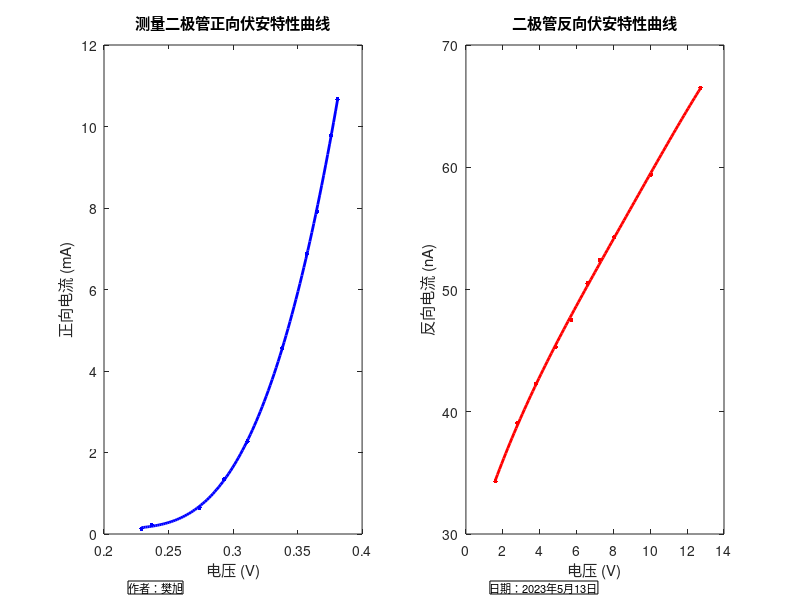

Here is the MATLAB script that generated this plot:
% 第一组数据（正向）
x1 = [0.229, 0.237, 0.274, 0.293, 0.311, 0.338, 0.357, 0.365, 0.376, 0.381];
y1 = [0.13, 0.23, 0.65, 1.34, 2.27, 4.56, 6.87, 7.91, 9.78, 10.67];

% 第二组数据（反向）
x2 = [1.6, 2.79, 3.79, 4.88, 5.72, 6.6, 7.26, 8.05, 10.03, 12.73];
y2 = [34.3, 39.1, 42.3, 45.3, 47.5, 50.5, 52.4, 54.3, 59.4, 66.5];

% 多项式拟合（正向）
degree1 = 4; % 拟合多项式的阶数
p1 = polyfit(x1, y1, degree1); % 第一组数据拟合
x_fit1 = linspace(min(x1), max(x1), 100); % 生成拟合曲线上的点
y_fit1 = polyval(p1, x_fit1); % 计算拟合曲线上的值

% 多项式拟合（反向）
degree2 = 4; % 拟合多项式的阶数
p2 = polyfit(x2, y2, degree2); % 第二组数据拟合
x_fit2 = linspace(min(x2), max(x2), 100); % 生成拟合曲线上的点
y_fit2 = polyval(p2, x_fit2); % 计算拟合曲线上的值

% 绘制函数图像和拟合曲线
figure;

% 第一组数据（正向）
subplot(1, 2, 1);
plot(x1, y1, 'b.', 'MarkerSize', 10);
hold on;
plot(x_fit1, y_fit1, 'b-', 'LineWidth', 2);
xlabel('电压 (V)');
ylabel('正向电流 (mA)');
title('测量二极管正向伏安特性曲线');
hold off;

% 第二组数据（反向）
subplot(1, 2, 2);
plot(x2, y2, 'r.', 'MarkerSize', 10);
hold on;
plot(x_fit2, y_fit2, 'r-', 'LineWidth', 2);
xlabel('电压 (V)');
ylabel('反向电流 (nA)');
title('二极管反向伏安特性曲线');
hold off;
% 获取图像的坐标范围
ax1 = subplot(1, 2, 1);
ax2 = subplot(1, 2, 2);
pos1 = get(ax1, 'Position');
pos2 = get(ax2, 'Position');

% 图像作者和日期信息
annotation('textbox', [pos1(1)+0.03, pos1(2)-0.1, 0.10, 0.05], 'String', '作者：樊旭', 'FontSize', 8);
annotation('textbox', [pos2(1)+0.03, pos2(2)-0.1, 0.10, 0.05], 'String', '日期：2023年5月13日', 'FontSize', 8);
